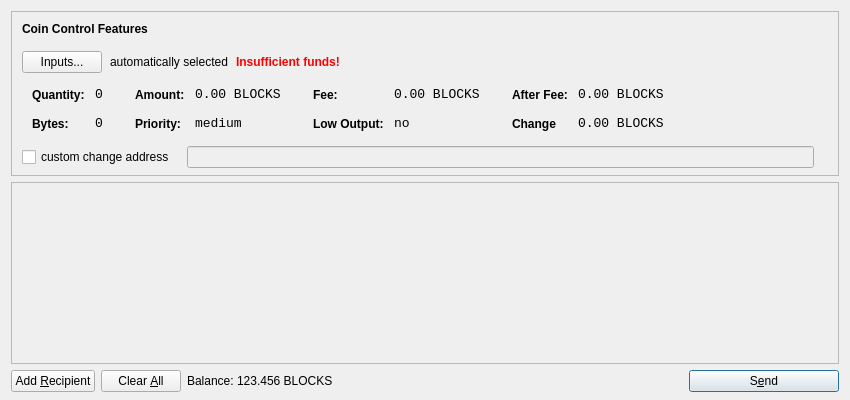
<?xml version="1.0" encoding="UTF-8"?>
<ui version="4.0">
 <class>SendCoinsDialog</class>
 <widget class="QDialog" name="SendCoinsDialog">
  <property name="geometry">
   <rect>
    <x>0</x>
    <y>0</y>
    <width>850</width>
    <height>400</height>
   </rect>
  </property>
  <property name="windowTitle">
   <string>Send Coins</string>
  </property>
  <layout class="QVBoxLayout" name="verticalLayout" stretch="0,1,0">
   <property name="bottomMargin">
    <number>8</number>
   </property>
   <item>
    <widget class="QFrame" name="frameCoinControl">
     <property name="sizePolicy">
      <sizepolicy hsizetype="Expanding" vsizetype="Expanding">
       <horstretch>0</horstretch>
       <verstretch>0</verstretch>
      </sizepolicy>
     </property>
     <property name="maximumSize">
      <size>
       <width>16777215</width>
       <height>16777215</height>
      </size>
     </property>
     <property name="frameShape">
      <enum>QFrame::StyledPanel</enum>
     </property>
     <property name="frameShadow">
      <enum>QFrame::Sunken</enum>
     </property>
     <layout class="QVBoxLayout" name="verticalLayoutCoinControl2">
      <property name="spacing">
       <number>-1</number>
      </property>
      <property name="leftMargin">
       <number>0</number>
      </property>
      <property name="topMargin">
       <number>0</number>
      </property>
      <property name="rightMargin">
       <number>0</number>
      </property>
      <property name="bottomMargin">
       <number>6</number>
      </property>
      <item>
       <layout class="QVBoxLayout" name="verticalLayoutCoinControl" stretch="0,0,0,0,1">
        <property name="spacing">
         <number>0</number>
        </property>
        <property name="leftMargin">
         <number>10</number>
        </property>
        <property name="topMargin">
         <number>10</number>
        </property>
        <item>
         <layout class="QHBoxLayout" name="horizontalLayoutCoinControl1">
          <property name="bottomMargin">
           <number>15</number>
          </property>
          <item>
           <widget class="QLabel" name="labelCoinControlFeatures">
            <property name="sizePolicy">
             <sizepolicy hsizetype="Preferred" vsizetype="Maximum">
              <horstretch>0</horstretch>
              <verstretch>0</verstretch>
             </sizepolicy>
            </property>
            <property name="font">
             <font>
              <weight>75</weight>
              <bold>true</bold>
             </font>
            </property>
            <property name="styleSheet">
             <string notr="true">font-weight:bold;</string>
            </property>
            <property name="text">
             <string>Coin Control Features</string>
            </property>
           </widget>
          </item>
         </layout>
        </item>
        <item>
         <layout class="QHBoxLayout" name="horizontalLayoutCoinControl2" stretch="0,0,0,0">
          <property name="spacing">
           <number>8</number>
          </property>
          <property name="bottomMargin">
           <number>10</number>
          </property>
          <item>
           <widget class="QPushButton" name="pushButtonCoinControl">
            <property name="styleSheet">
             <string notr="true"/>
            </property>
            <property name="text">
             <string>Inputs...</string>
            </property>
           </widget>
          </item>
          <item>
           <widget class="QLabel" name="labelCoinControlAutomaticallySelected">
            <property name="text">
             <string>automatically selected</string>
            </property>
            <property name="margin">
             <number>5</number>
            </property>
           </widget>
          </item>
          <item>
           <widget class="QLabel" name="labelCoinControlInsuffFunds">
            <property name="font">
             <font>
              <weight>75</weight>
              <bold>true</bold>
             </font>
            </property>
            <property name="styleSheet">
             <string notr="true">color:red;font-weight:bold;</string>
            </property>
            <property name="text">
             <string>Insufficient funds!</string>
            </property>
            <property name="margin">
             <number>5</number>
            </property>
           </widget>
          </item>
          <item>
           <spacer name="horizontalSpacerCoinControl">
            <property name="orientation">
             <enum>Qt::Horizontal</enum>
            </property>
            <property name="sizeHint" stdset="0">
             <size>
              <width>40</width>
              <height>1</height>
             </size>
            </property>
           </spacer>
          </item>
         </layout>
        </item>
        <item>
         <widget class="QWidget" name="widgetCoinControl" native="true">
          <property name="sizePolicy">
           <sizepolicy hsizetype="Preferred" vsizetype="Preferred">
            <horstretch>0</horstretch>
            <verstretch>0</verstretch>
           </sizepolicy>
          </property>
          <property name="minimumSize">
           <size>
            <width>0</width>
            <height>0</height>
           </size>
          </property>
          <property name="styleSheet">
           <string notr="true"/>
          </property>
          <layout class="QHBoxLayout" name="horizontalLayoutCoinControl5">
           <property name="margin">
            <number>0</number>
           </property>
           <item>
            <layout class="QHBoxLayout" name="horizontalLayoutCoinControl3" stretch="0,0,0,1">
             <property name="spacing">
              <number>20</number>
             </property>
             <property name="topMargin">
              <number>0</number>
             </property>
             <property name="bottomMargin">
              <number>10</number>
             </property>
             <item>
              <layout class="QFormLayout" name="formLayoutCoinControl1">
               <property name="horizontalSpacing">
                <number>10</number>
               </property>
               <property name="verticalSpacing">
                <number>14</number>
               </property>
               <property name="leftMargin">
                <number>10</number>
               </property>
               <property name="topMargin">
                <number>4</number>
               </property>
               <property name="rightMargin">
                <number>6</number>
               </property>
               <item row="0" column="0">
                <widget class="QLabel" name="labelCoinControlQuantityText">
                 <property name="styleSheet">
                  <string notr="true">font-weight:bold;</string>
                 </property>
                 <property name="text">
                  <string>Quantity:</string>
                 </property>
                 <property name="margin">
                  <number>0</number>
                 </property>
                </widget>
               </item>
               <item row="0" column="1">
                <widget class="QLabel" name="labelCoinControlQuantity">
                 <property name="font">
                  <font>
                   <family>Monospace</family>
                   <pointsize>10</pointsize>
                  </font>
                 </property>
                 <property name="cursor">
                  <cursorShape>IBeamCursor</cursorShape>
                 </property>
                 <property name="contextMenuPolicy">
                  <enum>Qt::ActionsContextMenu</enum>
                 </property>
                 <property name="text">
                  <string>0</string>
                 </property>
                 <property name="margin">
                  <number>0</number>
                 </property>
                 <property name="textInteractionFlags">
                  <set>Qt::LinksAccessibleByMouse|Qt::TextSelectableByKeyboard|Qt::TextSelectableByMouse</set>
                 </property>
                </widget>
               </item>
               <item row="1" column="0">
                <widget class="QLabel" name="labelCoinControlBytesText">
                 <property name="styleSheet">
                  <string notr="true">font-weight:bold;</string>
                 </property>
                 <property name="text">
                  <string>Bytes:</string>
                 </property>
                </widget>
               </item>
               <item row="1" column="1">
                <widget class="QLabel" name="labelCoinControlBytes">
                 <property name="font">
                  <font>
                   <family>Monospace</family>
                   <pointsize>10</pointsize>
                  </font>
                 </property>
                 <property name="cursor">
                  <cursorShape>IBeamCursor</cursorShape>
                 </property>
                 <property name="contextMenuPolicy">
                  <enum>Qt::ActionsContextMenu</enum>
                 </property>
                 <property name="text">
                  <string>0</string>
                 </property>
                 <property name="textInteractionFlags">
                  <set>Qt::LinksAccessibleByMouse|Qt::TextSelectableByKeyboard|Qt::TextSelectableByMouse</set>
                 </property>
                </widget>
               </item>
              </layout>
             </item>
             <item>
              <layout class="QFormLayout" name="formLayoutCoinControl2">
               <property name="horizontalSpacing">
                <number>10</number>
               </property>
               <property name="verticalSpacing">
                <number>14</number>
               </property>
               <property name="leftMargin">
                <number>6</number>
               </property>
               <property name="topMargin">
                <number>4</number>
               </property>
               <property name="rightMargin">
                <number>6</number>
               </property>
               <item row="0" column="0">
                <widget class="QLabel" name="labelCoinControlAmountText">
                 <property name="styleSheet">
                  <string notr="true">font-weight:bold;</string>
                 </property>
                 <property name="text">
                  <string>Amount:</string>
                 </property>
                 <property name="margin">
                  <number>0</number>
                 </property>
                </widget>
               </item>
               <item row="0" column="1">
                <widget class="QLabel" name="labelCoinControlAmount">
                 <property name="font">
                  <font>
                   <family>Monospace</family>
                   <pointsize>10</pointsize>
                  </font>
                 </property>
                 <property name="cursor">
                  <cursorShape>IBeamCursor</cursorShape>
                 </property>
                 <property name="contextMenuPolicy">
                  <enum>Qt::ActionsContextMenu</enum>
                 </property>
                 <property name="text">
                  <string>0.00 BLOCKS</string>
                 </property>
                 <property name="textInteractionFlags">
                  <set>Qt::LinksAccessibleByMouse|Qt::TextSelectableByKeyboard|Qt::TextSelectableByMouse</set>
                 </property>
                </widget>
               </item>
               <item row="1" column="0">
                <widget class="QLabel" name="labelCoinControlPriorityText">
                 <property name="styleSheet">
                  <string notr="true">font-weight:bold;</string>
                 </property>
                 <property name="text">
                  <string>Priority:</string>
                 </property>
                </widget>
               </item>
               <item row="1" column="1">
                <widget class="QLabel" name="labelCoinControlPriority">
                 <property name="font">
                  <font>
                   <family>Monospace</family>
                   <pointsize>10</pointsize>
                  </font>
                 </property>
                 <property name="cursor">
                  <cursorShape>IBeamCursor</cursorShape>
                 </property>
                 <property name="contextMenuPolicy">
                  <enum>Qt::ActionsContextMenu</enum>
                 </property>
                 <property name="text">
                  <string>medium</string>
                 </property>
                 <property name="textInteractionFlags">
                  <set>Qt::LinksAccessibleByMouse|Qt::TextSelectableByKeyboard|Qt::TextSelectableByMouse</set>
                 </property>
                </widget>
               </item>
              </layout>
             </item>
             <item>
              <layout class="QFormLayout" name="formLayoutCoinControl3">
               <property name="horizontalSpacing">
                <number>10</number>
               </property>
               <property name="verticalSpacing">
                <number>14</number>
               </property>
               <property name="leftMargin">
                <number>6</number>
               </property>
               <property name="topMargin">
                <number>4</number>
               </property>
               <property name="rightMargin">
                <number>6</number>
               </property>
               <item row="0" column="0">
                <widget class="QLabel" name="labelCoinControlFeeText">
                 <property name="styleSheet">
                  <string notr="true">font-weight:bold;</string>
                 </property>
                 <property name="text">
                  <string>Fee:</string>
                 </property>
                 <property name="margin">
                  <number>0</number>
                 </property>
                </widget>
               </item>
               <item row="0" column="1">
                <widget class="QLabel" name="labelCoinControlFee">
                 <property name="font">
                  <font>
                   <family>Monospace</family>
                   <pointsize>10</pointsize>
                  </font>
                 </property>
                 <property name="cursor">
                  <cursorShape>IBeamCursor</cursorShape>
                 </property>
                 <property name="contextMenuPolicy">
                  <enum>Qt::ActionsContextMenu</enum>
                 </property>
                 <property name="text">
                  <string>0.00 BLOCKS</string>
                 </property>
                 <property name="textInteractionFlags">
                  <set>Qt::LinksAccessibleByMouse|Qt::TextSelectableByKeyboard|Qt::TextSelectableByMouse</set>
                 </property>
                </widget>
               </item>
               <item row="1" column="0">
                <widget class="QLabel" name="labelCoinControlLowOutputText">
                 <property name="styleSheet">
                  <string notr="true">font-weight:bold;</string>
                 </property>
                 <property name="text">
                  <string>Low Output:</string>
                 </property>
                </widget>
               </item>
               <item row="1" column="1">
                <widget class="QLabel" name="labelCoinControlLowOutput">
                 <property name="font">
                  <font>
                   <family>Monospace</family>
                   <pointsize>10</pointsize>
                  </font>
                 </property>
                 <property name="cursor">
                  <cursorShape>IBeamCursor</cursorShape>
                 </property>
                 <property name="contextMenuPolicy">
                  <enum>Qt::ActionsContextMenu</enum>
                 </property>
                 <property name="text">
                  <string>no</string>
                 </property>
                 <property name="textInteractionFlags">
                  <set>Qt::LinksAccessibleByMouse|Qt::TextSelectableByKeyboard|Qt::TextSelectableByMouse</set>
                 </property>
                </widget>
               </item>
              </layout>
             </item>
             <item>
              <layout class="QFormLayout" name="formLayoutCoinControl4">
               <property name="horizontalSpacing">
                <number>10</number>
               </property>
               <property name="verticalSpacing">
                <number>14</number>
               </property>
               <property name="leftMargin">
                <number>6</number>
               </property>
               <property name="topMargin">
                <number>4</number>
               </property>
               <property name="rightMargin">
                <number>6</number>
               </property>
               <item row="0" column="0">
                <widget class="QLabel" name="labelCoinControlAfterFeeText">
                 <property name="styleSheet">
                  <string notr="true">font-weight:bold;</string>
                 </property>
                 <property name="text">
                  <string>After Fee:</string>
                 </property>
                 <property name="margin">
                  <number>0</number>
                 </property>
                </widget>
               </item>
               <item row="0" column="1">
                <widget class="QLabel" name="labelCoinControlAfterFee">
                 <property name="font">
                  <font>
                   <family>Monospace</family>
                   <pointsize>10</pointsize>
                  </font>
                 </property>
                 <property name="cursor">
                  <cursorShape>IBeamCursor</cursorShape>
                 </property>
                 <property name="contextMenuPolicy">
                  <enum>Qt::ActionsContextMenu</enum>
                 </property>
                 <property name="text">
                  <string>0.00 BLOCKS</string>
                 </property>
                 <property name="textInteractionFlags">
                  <set>Qt::LinksAccessibleByMouse|Qt::TextSelectableByKeyboard|Qt::TextSelectableByMouse</set>
                 </property>
                </widget>
               </item>
               <item row="1" column="0">
                <widget class="QLabel" name="labelCoinControlChangeText">
                 <property name="styleSheet">
                  <string notr="true">font-weight:bold;</string>
                 </property>
                 <property name="text">
                  <string>Change</string>
                 </property>
                </widget>
               </item>
               <item row="1" column="1">
                <widget class="QLabel" name="labelCoinControlChange">
                 <property name="font">
                  <font>
                   <family>Monospace</family>
                   <pointsize>10</pointsize>
                  </font>
                 </property>
                 <property name="cursor">
                  <cursorShape>IBeamCursor</cursorShape>
                 </property>
                 <property name="contextMenuPolicy">
                  <enum>Qt::ActionsContextMenu</enum>
                 </property>
                 <property name="text">
                  <string>0.00 BLOCKS</string>
                 </property>
                 <property name="textInteractionFlags">
                  <set>Qt::LinksAccessibleByMouse|Qt::TextSelectableByKeyboard|Qt::TextSelectableByMouse</set>
                 </property>
                </widget>
               </item>
              </layout>
             </item>
            </layout>
           </item>
          </layout>
         </widget>
        </item>
        <item>
         <layout class="QHBoxLayout" name="horizontalLayoutCoinControl4" stretch="0,0,0">
          <property name="spacing">
           <number>12</number>
          </property>
          <property name="sizeConstraint">
           <enum>QLayout::SetDefaultConstraint</enum>
          </property>
          <property name="topMargin">
           <number>5</number>
          </property>
          <property name="rightMargin">
           <number>5</number>
          </property>
          <item>
           <widget class="QCheckBox" name="checkBoxCoinControlChange">
            <property name="text">
             <string>custom change address</string>
            </property>
           </widget>
          </item>
          <item>
           <widget class="QLineEdit" name="lineEditCoinControlChange">
            <property name="enabled">
             <bool>false</bool>
            </property>
            <property name="sizePolicy">
             <sizepolicy hsizetype="Expanding" vsizetype="Fixed">
              <horstretch>0</horstretch>
              <verstretch>0</verstretch>
             </sizepolicy>
            </property>
           </widget>
          </item>
          <item>
           <widget class="QLabel" name="labelCoinControlChangeLabel">
            <property name="sizePolicy">
             <sizepolicy hsizetype="Preferred" vsizetype="Expanding">
              <horstretch>0</horstretch>
              <verstretch>0</verstretch>
             </sizepolicy>
            </property>
            <property name="minimumSize">
             <size>
              <width>0</width>
              <height>0</height>
             </size>
            </property>
            <property name="text">
             <string/>
            </property>
            <property name="margin">
             <number>3</number>
            </property>
           </widget>
          </item>
         </layout>
        </item>
        <item>
         <spacer name="verticalSpacerCoinControl">
          <property name="orientation">
           <enum>Qt::Vertical</enum>
          </property>
          <property name="sizeHint" stdset="0">
           <size>
            <width>800</width>
            <height>1</height>
           </size>
          </property>
         </spacer>
        </item>
       </layout>
      </item>
     </layout>
    </widget>
   </item>
   <item>
    <widget class="QScrollArea" name="scrollArea">
     <property name="widgetResizable">
      <bool>true</bool>
     </property>
     <widget class="QWidget" name="scrollAreaWidgetContents">
      <property name="geometry">
       <rect>
        <x>0</x>
        <y>0</y>
        <width>830</width>
        <height>165</height>
       </rect>
      </property>
      <layout class="QVBoxLayout" name="verticalLayout_2">
       <property name="margin">
        <number>0</number>
       </property>
       <item>
        <layout class="QVBoxLayout" name="entries">
         <property name="spacing">
          <number>6</number>
         </property>
        </layout>
       </item>
       <item>
        <spacer name="verticalSpacer">
         <property name="orientation">
          <enum>Qt::Vertical</enum>
         </property>
         <property name="sizeHint" stdset="0">
          <size>
           <width>20</width>
           <height>40</height>
          </size>
         </property>
        </spacer>
       </item>
      </layout>
     </widget>
    </widget>
   </item>
   <item>
    <layout class="QHBoxLayout" name="horizontalLayout">
     <item>
      <widget class="QPushButton" name="addButton">
       <property name="toolTip">
        <string>Send to multiple recipients at once</string>
       </property>
       <property name="text">
        <string>Add &amp;Recipient</string>
       </property>
       <property name="icon">
        <iconset resource="../bitcoin.qrc">
         <normaloff>:/icons/add</normaloff>:/icons/add</iconset>
       </property>
       <property name="autoDefault">
        <bool>false</bool>
       </property>
      </widget>
     </item>
     <item>
      <widget class="QPushButton" name="clearButton">
       <property name="sizePolicy">
        <sizepolicy hsizetype="Minimum" vsizetype="Fixed">
         <horstretch>0</horstretch>
         <verstretch>0</verstretch>
        </sizepolicy>
       </property>
       <property name="toolTip">
        <string>Remove all transaction fields</string>
       </property>
       <property name="text">
        <string>Clear &amp;All</string>
       </property>
       <property name="icon">
        <iconset resource="../bitcoin.qrc">
         <normaloff>:/icons/remove</normaloff>:/icons/remove</iconset>
       </property>
       <property name="autoRepeatDelay">
        <number>300</number>
       </property>
       <property name="autoDefault">
        <bool>false</bool>
       </property>
      </widget>
     </item>
     <item>
      <layout class="QHBoxLayout" name="horizontalLayout_2">
       <property name="spacing">
        <number>3</number>
       </property>
       <item>
        <widget class="QLabel" name="label">
         <property name="sizePolicy">
          <sizepolicy hsizetype="Preferred" vsizetype="Fixed">
           <horstretch>0</horstretch>
           <verstretch>0</verstretch>
          </sizepolicy>
         </property>
         <property name="text">
          <string>Balance:</string>
         </property>
        </widget>
       </item>
       <item>
        <widget class="QLabel" name="labelBalance">
         <property name="sizePolicy">
          <sizepolicy hsizetype="Preferred" vsizetype="Fixed">
           <horstretch>0</horstretch>
           <verstretch>0</verstretch>
          </sizepolicy>
         </property>
         <property name="cursor">
          <cursorShape>IBeamCursor</cursorShape>
         </property>
         <property name="text">
          <string>123.456 BLOCKS</string>
         </property>
         <property name="textInteractionFlags">
          <set>Qt::LinksAccessibleByMouse|Qt::TextSelectableByKeyboard|Qt::TextSelectableByMouse</set>
         </property>
        </widget>
       </item>
      </layout>
     </item>
     <item>
      <spacer name="horizontalSpacer">
       <property name="orientation">
        <enum>Qt::Horizontal</enum>
       </property>
       <property name="sizeHint" stdset="0">
        <size>
         <width>40</width>
         <height>20</height>
        </size>
       </property>
      </spacer>
     </item>
     <item>
      <widget class="QPushButton" name="sendButton">
       <property name="minimumSize">
        <size>
         <width>150</width>
         <height>0</height>
        </size>
       </property>
       <property name="toolTip">
        <string>Confirm the send action</string>
       </property>
       <property name="text">
        <string>S&amp;end</string>
       </property>
       <property name="icon">
        <iconset resource="../bitcoin.qrc">
         <normaloff>:/icons/send</normaloff>:/icons/send</iconset>
       </property>
       <property name="default">
        <bool>true</bool>
       </property>
      </widget>
     </item>
    </layout>
   </item>
  </layout>
 </widget>
 <resources>
  <include location="../bitcoin.qrc"/>
 </resources>
 <connections/>
</ui>
